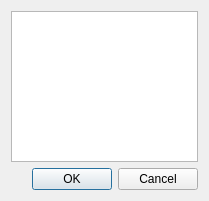
<?xml version="1.0" encoding="UTF-8"?>
<ui version="4.0">
 <class>WorkspaceSelectionDialog</class>
 <widget class="QDialog" name="WorkspaceSelectionDialog">
  <property name="geometry">
   <rect>
    <x>0</x>
    <y>0</y>
    <width>209</width>
    <height>201</height>
   </rect>
  </property>
  <property name="windowTitle">
   <string>Workspace</string>
  </property>
  <property name="modal">
   <bool>true</bool>
  </property>
  <layout class="QVBoxLayout" name="verticalLayout">
   <item>
    <widget class="QListWidget" name="workspaceList"/>
   </item>
   <item>
    <widget class="QDialogButtonBox" name="buttonBox">
     <property name="standardButtons">
      <set>QDialogButtonBox::Cancel|QDialogButtonBox::Ok</set>
     </property>
    </widget>
   </item>
  </layout>
 </widget>
 <resources/>
 <connections>
  <connection>
   <sender>buttonBox</sender>
   <signal>accepted()</signal>
   <receiver>WorkspaceSelectionDialog</receiver>
   <slot>accept()</slot>
   <hints>
    <hint type="sourcelabel">
     <x>104</x>
     <y>177</y>
    </hint>
    <hint type="destinationlabel">
     <x>104</x>
     <y>100</y>
    </hint>
   </hints>
  </connection>
  <connection>
   <sender>buttonBox</sender>
   <signal>rejected()</signal>
   <receiver>WorkspaceSelectionDialog</receiver>
   <slot>reject()</slot>
   <hints>
    <hint type="sourcelabel">
     <x>104</x>
     <y>177</y>
    </hint>
    <hint type="destinationlabel">
     <x>104</x>
     <y>100</y>
    </hint>
   </hints>
  </connection>
 </connections>
</ui>
